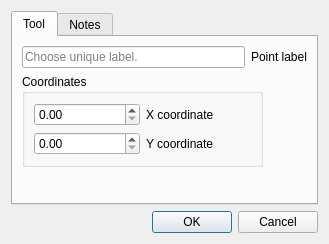
<?xml version="1.0" encoding="UTF-8"?>
<ui version="4.0">
 <class>DialogSinglePoint</class>
 <widget class="QDialog" name="DialogSinglePoint">
  <property name="windowModality">
   <enum>Qt::ApplicationModal</enum>
  </property>
  <property name="geometry">
   <rect>
    <x>0</x>
    <y>0</y>
    <width>329</width>
    <height>244</height>
   </rect>
  </property>
  <property name="windowTitle">
   <string>Single point</string>
  </property>
  <property name="windowIcon">
   <iconset resource="../../../vmisc/share/resources/icon.qrc">
    <normaloff>:/icon/64x64/icon64x64.png</normaloff>:/icon/64x64/icon64x64.png</iconset>
  </property>
  <property name="locale">
   <locale language="English" country="UnitedStates"/>
  </property>
  <property name="modal">
   <bool>true</bool>
  </property>
  <layout class="QVBoxLayout" name="verticalLayout">
   <item>
    <widget class="QTabWidget" name="tabWidget">
     <property name="currentIndex">
      <number>0</number>
     </property>
     <widget class="QWidget" name="tabTool">
      <attribute name="title">
       <string>Tool</string>
      </attribute>
      <layout class="QVBoxLayout" name="verticalLayout_2">
       <item>
        <layout class="QHBoxLayout" name="horizontalLayout">
         <item>
          <widget class="QLineEdit" name="lineEditName">
           <property name="toolTip">
            <string>Unique label</string>
           </property>
           <property name="text">
            <string/>
           </property>
           <property name="placeholderText">
            <string>Choose unique label.</string>
           </property>
          </widget>
         </item>
         <item>
          <widget class="QLabel" name="labelEditName">
           <property name="sizePolicy">
            <sizepolicy hsizetype="Preferred" vsizetype="Fixed">
             <horstretch>0</horstretch>
             <verstretch>0</verstretch>
            </sizepolicy>
           </property>
           <property name="text">
            <string>Point label</string>
           </property>
          </widget>
         </item>
        </layout>
       </item>
       <item>
        <widget class="QGroupBox" name="groupBox">
         <property name="maximumSize">
          <size>
           <width>241</width>
           <height>129</height>
          </size>
         </property>
         <property name="toolTip">
          <string>Coordinates on the sheet</string>
         </property>
         <property name="title">
          <string>Coordinates</string>
         </property>
         <layout class="QGridLayout" name="gridLayout">
          <item row="1" column="1">
           <widget class="QLabel" name="labelYCor">
            <property name="text">
             <string>Y coordinate</string>
            </property>
           </widget>
          </item>
          <item row="0" column="1">
           <widget class="QLabel" name="labelXCor">
            <property name="text">
             <string>X coordinate</string>
            </property>
           </widget>
          </item>
          <item row="0" column="0">
           <widget class="QDoubleSpinBox" name="doubleSpinBoxX"/>
          </item>
          <item row="1" column="0">
           <widget class="QDoubleSpinBox" name="doubleSpinBoxY"/>
          </item>
         </layout>
        </widget>
       </item>
       <item>
        <spacer name="verticalSpacer">
         <property name="orientation">
          <enum>Qt::Vertical</enum>
         </property>
         <property name="sizeHint" stdset="0">
          <size>
           <width>20</width>
           <height>40</height>
          </size>
         </property>
        </spacer>
       </item>
      </layout>
     </widget>
     <widget class="QWidget" name="tabNotes">
      <attribute name="title">
       <string>Notes</string>
      </attribute>
      <layout class="QVBoxLayout" name="verticalLayout_3">
       <item>
        <widget class="QPlainTextEdit" name="plainTextEditToolNotes"/>
       </item>
      </layout>
     </widget>
    </widget>
   </item>
   <item>
    <widget class="QDialogButtonBox" name="buttonBox">
     <property name="orientation">
      <enum>Qt::Horizontal</enum>
     </property>
     <property name="standardButtons">
      <set>QDialogButtonBox::Cancel|QDialogButtonBox::Ok</set>
     </property>
    </widget>
   </item>
  </layout>
 </widget>
 <tabstops>
  <tabstop>lineEditName</tabstop>
  <tabstop>doubleSpinBoxX</tabstop>
  <tabstop>doubleSpinBoxY</tabstop>
  <tabstop>buttonBox</tabstop>
 </tabstops>
 <resources>
  <include location="../../../vmisc/share/resources/icon.qrc"/>
 </resources>
 <connections>
  <connection>
   <sender>buttonBox</sender>
   <signal>accepted()</signal>
   <receiver>DialogSinglePoint</receiver>
   <slot>accept()</slot>
   <hints>
    <hint type="sourcelabel">
     <x>248</x>
     <y>254</y>
    </hint>
    <hint type="destinationlabel">
     <x>157</x>
     <y>274</y>
    </hint>
   </hints>
  </connection>
  <connection>
   <sender>buttonBox</sender>
   <signal>rejected()</signal>
   <receiver>DialogSinglePoint</receiver>
   <slot>reject()</slot>
   <hints>
    <hint type="sourcelabel">
     <x>316</x>
     <y>260</y>
    </hint>
    <hint type="destinationlabel">
     <x>286</x>
     <y>274</y>
    </hint>
   </hints>
  </connection>
 </connections>
</ui>
